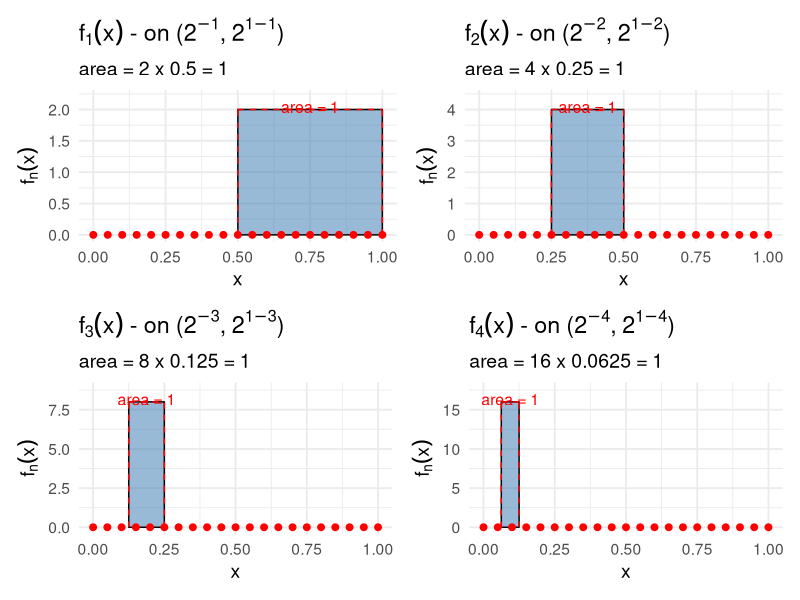
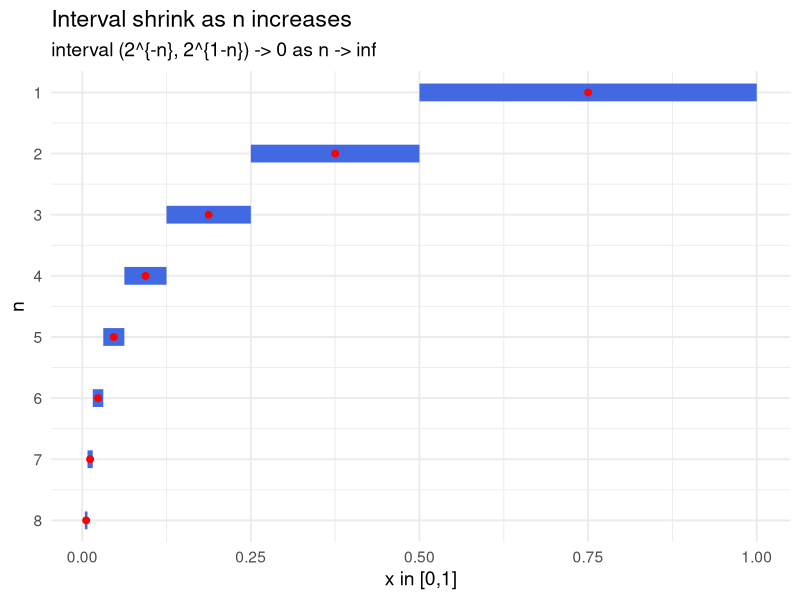
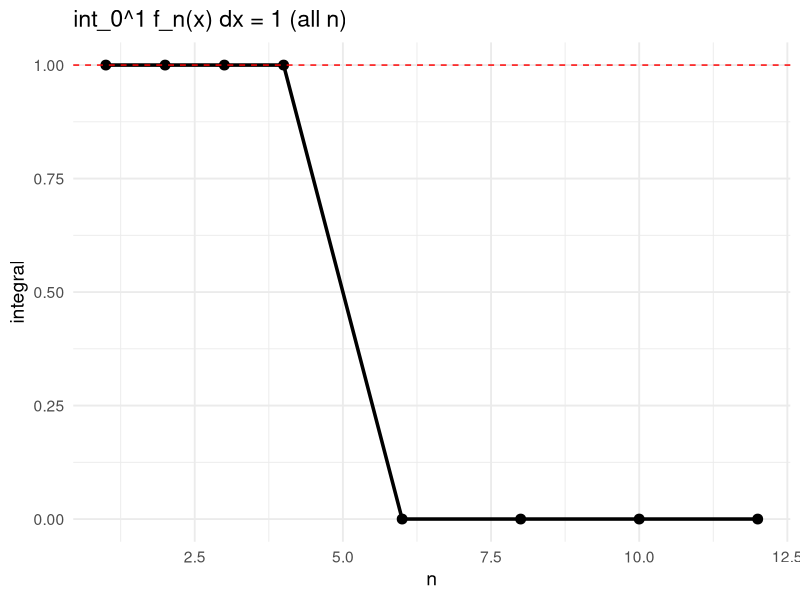
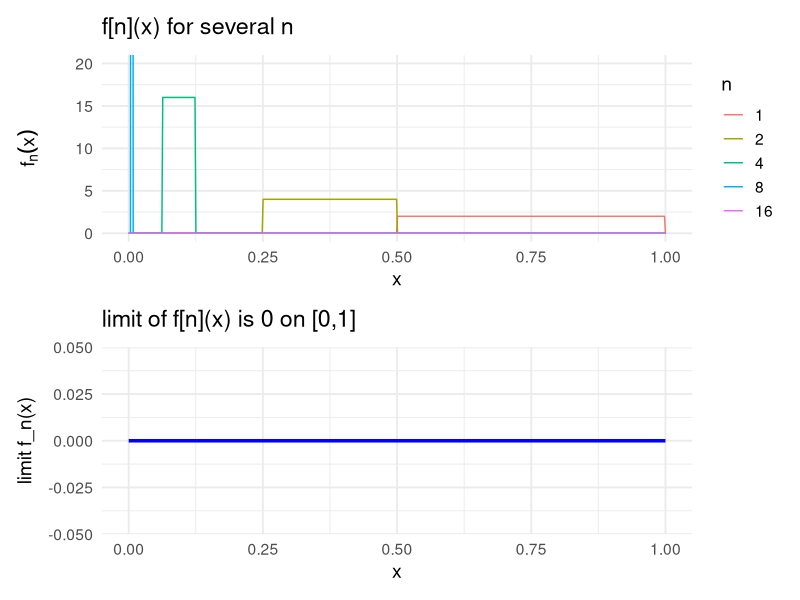

Reproduce these figures in R, in order.
#Ex8
library(ggplot2)
library(dplyr)
library(patchwork)

#1) dinh nghia
a_n <- function(n) 2^(-n)
b_n <- function(n) 2^(1 - n)

f_n <- function(x, n) ifelse(x > a_n(n) & x < b_n(n), 2^n, 0)

# hinh chu nhat (area = 1)
fn_rect <- function(n) {
  a <- a_n(n); b <- b_n(n); h <- 2^n
  width <- b - a; area <- h * width
  
  df_rect <- data.frame(x = c(a, b, b, a), y = c(0, 0, h, h))
  point_data <- data.frame(x = seq(0, 1, length.out = 21), y = 0)
  
  ggplot() +
    geom_polygon(data = df_rect, aes(x, y),
                 fill = "steelblue", alpha = 0.55, color = "black") +
    geom_point(data = point_data, aes(x, y), color = "red", size = 2) +
    geom_segment(aes(x = a, xend = b, y = h, yend = h),
                 color = "red", linetype = "dashed") +
    geom_segment(aes(x = a, xend = a, y = 0, yend = h),
                 color = "red", linetype = "dashed") +
    geom_segment(aes(x = b, xend = b, y = 0, yend = h),
                 color = "red", linetype = "dashed") +
    coord_cartesian(xlim = c(0, 1), ylim = c(0, h * 1.1)) +
    labs(
      title = bquote(f[.(n)](x) ~ "- on (" * 2^{-.(n)} * "," ~ 2^{1-.(n)} * ")"),
      subtitle = paste0("area = ", round(h, 3), " x ", round(width, 6),
                        " = ", round(area, 3)),
      x = "x", y = expression(f[n](x))
    ) +
    annotate("text", x = (a + b) / 2, y = h * 1.02, label = "area = 1",
             color = "red", size = 4) +
    theme_minimal(base_size = 14)
}

# 4 hinh dau
p1 <- fn_rect(1); p2 <- fn_rect(2); p3 <- fn_rect(3); p4 <- fn_rect(4)
(p1 + p2) / (p3 + p4)

# 3) thu hep khoang theo n
Ns <- 1:8
intervals <- tibble(
  n = Ns,
  x_left  = a_n(Ns),
  x_right = b_n(Ns)
)

p_shrink <- ggplot(intervals) +
  geom_segment(aes(x = x_left, xend = x_right, y = n, yend = n),
               linewidth = 6, color = "royalblue") +
  geom_point(aes(x = (x_left + x_right)/2, y = n), color = "red", size = 2) +
  scale_y_reverse(breaks = Ns) +
  labs(
    title = "Interval shrink as n increases",
    subtitle = "interval (2^{-n}, 2^{1-n}) -> 0 as n -> inf",
    x = "x in [0,1]", y = "n"
  ) +
  theme_minimal(base_size = 14)
p_shrink

# (a) tich phan on [0,1]
n_values <- c(1, 2, 3, 4, 6, 8, 10, 12)
ints <- sapply(n_values, function(n) {
  integrate(function(x) f_n(x, n), lower = 0, upper = 1)$value
})
df_int <- data.frame(n = n_values, integral = ints)

p_int <- ggplot(df_int, aes(n, integral)) +
  geom_line(linewidth = 1.2) + geom_point(size = 3) +
  geom_hline(yintercept = 1, color = "red", linetype = "dashed") +
  labs(title = "int_0^1 f_n(x) dx = 1 (all n)", x = "n", y = "integral") +
  theme_minimal(base_size = 14)
p_int

# (b)
x_grid <- seq(0, 1, length.out = 600)
df_plot <- bind_rows(lapply(c(1, 2, 4, 8, 16), function(n) {
  tibble(x = x_grid, n = n, fn = f_n(x_grid, n))
}))

p_fn <- ggplot(df_plot, aes(x, fn, color = factor(n))) +
  geom_line() +
  labs(title = expression("f[n](x) for several n"),
       x = "x", y = expression(f[n](x)), color = "n") +
  coord_cartesian(ylim = c(0, 20)) +
  theme_minimal(base_size = 14)

p_lim <- ggplot(data.frame(x = x_grid, y = 0), aes(x, y)) +
  geom_line(color = "blue", linewidth = 1.2) +
  labs(title = expression("limit of f[n](x) is 0 on [0,1]"),
       x = "x", y = "limit f_n(x)") +
  theme_minimal(base_size = 14)

p_fn / p_lim